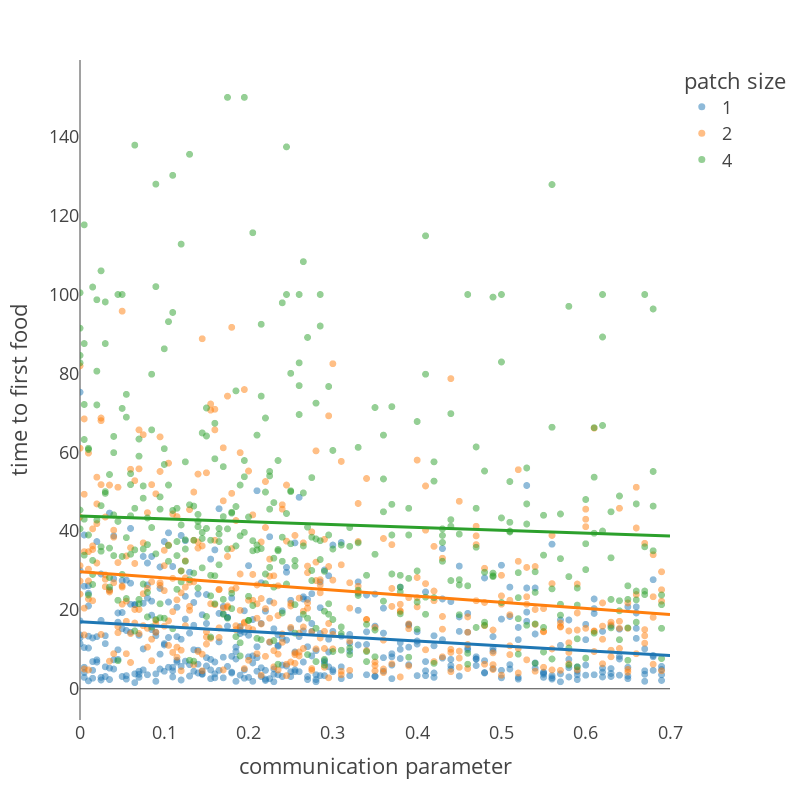

Notebook code cell kept with this figure:
### Code cell
base_means = sample45['base'].mean(axis=0)
slope_means = sample45['slope'].mean(axis=0)

trust_range = np.linspace(0, .7, 15)

line_colors = ["#1f77b4", "#ff7f0e", "#2ca02c"]

preds = []
for i in range(3):
    local_pred = base_means[i] + slope_means[i] * trust_range
    preds.append(local_pred)
    
    fig_grid45.add_shape(type="line",
    x0=trust_range[0], y0=local_pred[0], x1=trust_range[14], y1=local_pred[14],
    line=dict(
        color=line_colors[i],
        width=3,
    )
    )
    
fig_grid45.update_shapes(dict(xref='x', yref='y'))
fig_grid45.show()


pio.write_image(fig_grid45, 'exported_figures/fig4_trust_linear.png', 
               engine = "kaleido", width=600, height=600, scale=5)

### Figure 1 — Plotly figure (JSON) as saved in the notebook; plotly's stock layout.template omitted (floating-point values rounded to 4 significant figures; data arrays with more than 128 entries replaced by an {"elided": "..."} marker saying what was removed)
{"data": [{"hovertemplate": "patch size=1<br>communication parameter=%{x}<br>time to first food=%{y}<extra></extra>", "legendgroup": "1", "marker": {"color": "#1F77B4", "opacity": 0.5, "size": 7, "symbol": "circle"}, "mode": "markers", "name": "1", "showlegend": true, "type": "scattergl", "x": {"elided": "406 float values"}, "xaxis": "x", "y": {"elided": "406 float values"}, "yaxis": "y"}, {"hovertemplate": "patch size=2<br>communication parameter=%{x}<br>time to first food=%{y}<extra></extra>", "legendgroup": "2", "marker": {"color": "#FF7F0E", "opacity": 0.5, "size": 7, "symbol": "circle"}, "mode": "markers", "name": "2", "showlegend": true, "type": "scattergl", "x": {"elided": "406 float values"}, "xaxis": "x", "y": {"elided": "406 float values"}, "yaxis": "y"}, {"hovertemplate": "patch size=4<br>communication parameter=%{x}<br>time to first food=%{y}<extra></extra>", "legendgroup": "4", "marker": {"color": "#2CA02C", "opacity": 0.5, "size": 7, "symbol": "circle"}, "mode": "markers", "name": "4", "showlegend": true, "type": "scattergl", "x": {"elided": "404 float values"}, "xaxis": "x", "y": {"elided": "404 float values"}, "yaxis": "y"}], "layout": {"height": 800, "legend": {"title": {"text": "patch size"}, "tracegroupgap": 0}, "margin": {"t": 60}, "shapes": [{"line": {"color": "#1f77b4", "width": 3}, "type": "line", "x0": 0, "x1": 0.7, "xref": "x", "y0": 17.02, "y1": 8.445, "yref": "y"}, {"line": {"color": "#ff7f0e", "width": 3}, "type": "line", "x0": 0, "x1": 0.7, "xref": "x", "y0": 29.69, "y1": 18.81, "yref": "y"}, {"line": {"color": "#2ca02c", "width": 3}, "type": "line", "x0": 0, "x1": 0.7, "xref": "x", "y0": 43.84, "y1": 38.77, "yref": "y"}], "width": 800, "xaxis": {"anchor": "y", "domain": [0, 1], "range": [0, 0.7], "showgrid": false, "title": {"text": "communication parameter"}}, "yaxis": {"anchor": "x", "domain": [0, 1], "showgrid": false, "title": {"text": "time to first food"}}}}
